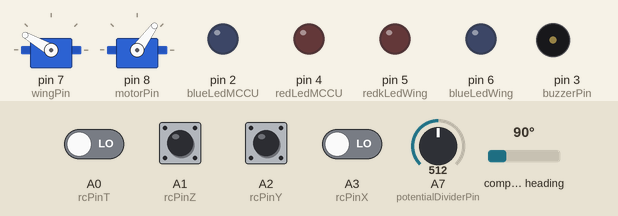
A sketch run on a simulated Arduino Nano, built with avr-gcc and run on an emulated ATmega328P. On the bench: 2 × servo, output pins drawn as LEDs (lit = HIGH), buzzer (waves = sounding, pin HIGH). The inputs (shaded band) are chosen by the test bench; at power-on: A0 (rcPinT), A1 (rcPinZ), A2 (rcPinY), A3 (rcPinX) LOW, A7 (potentialDividerPin) = 512, compass heading 90°.

Above: at 1.2 s.
1.3 s: A7 (potentialDividerPin) set to 494
At 2.5 s:
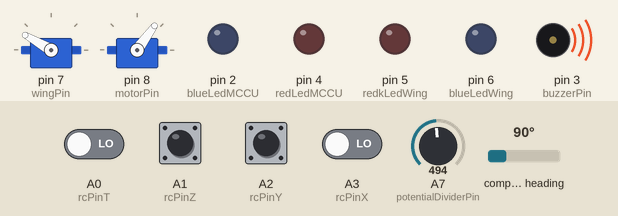
2.8 s: A7 (potentialDividerPin) set to 511
At 3.9 s:
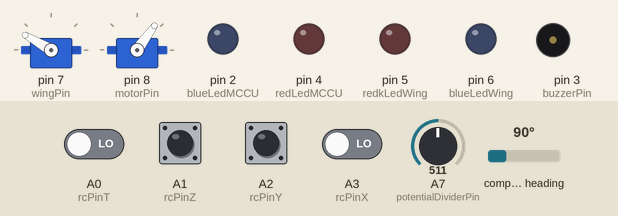
4.3 s: A7 (potentialDividerPin) set to 350
At 5.3 s:
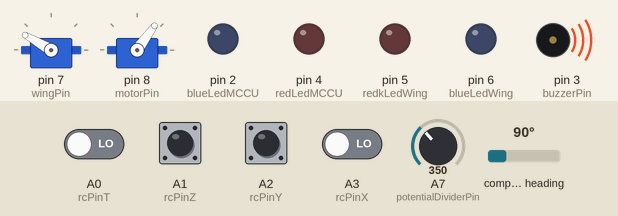
5.8 s: A1 (rcPinZ) pulsed HIGH 2 times (0.12 s each, 0.3 s apart)
At 7.0 s:
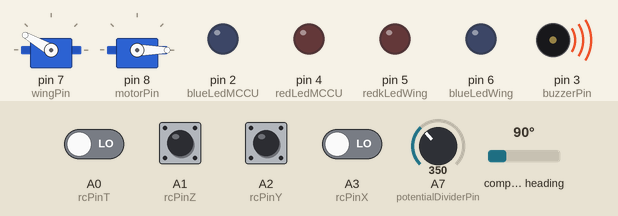
7.9 s: A7 (potentialDividerPin) set to 328
At 8.3 s:
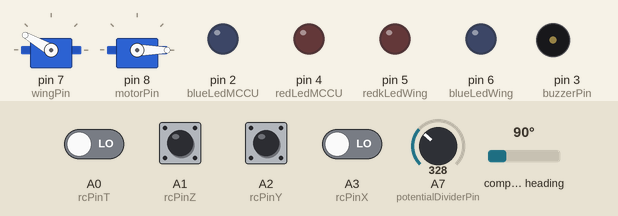
9.4 s: A2 (rcPinY) pulsed HIGH 2 times (0.12 s each, 0.3 s apart)
At 11.0 s:
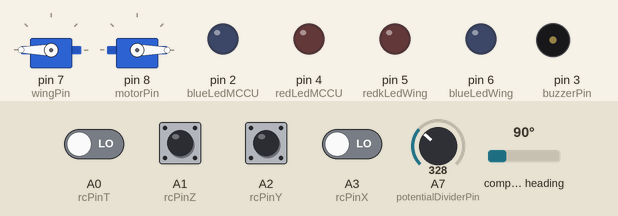
Timing chart, 0 to 12.5 s (numbered marks = the images above; inputs shaded):
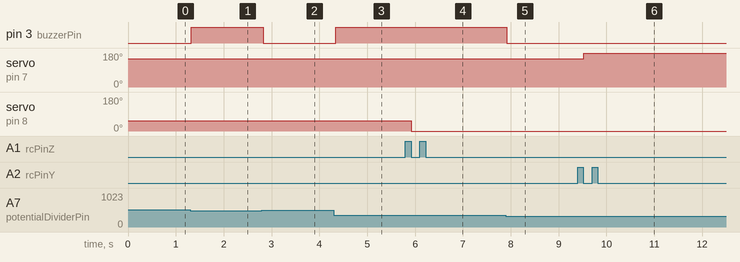

The sketch:

MonocopterControl69_CalcHeadFlapMC17.ino
```cpp
#define rcPinX A3   // Connected to CH1 of Transmitter
#define rcPinY A2   // Connected to CH2 of transmitter
#define rcPinZ A1   // Connected to CH3 of transmitter
#define rcPinT A0
#define potentialDividerPin A7
#define buzzerPin 3
#define wingPin 7
#define motorPin 8
#define blueLedMCCU 2
#define redLedMCCU 4
#define blueLedWing 6
#define redkLedWing 5
#include <Servo.h>

#include <QMC5883L.h>
#include <Wire.h>

#include "PinChangeInterrupt.h"

QMC5883L compass;

Servo ServoWing;
Servo Motor;
int x_mid = 1520; // Check the middle value on your transmitter
int y_mid = 1500;
int z_min = 1100;
int t_min = 1100;
int heading;
volatile int x = x_mid;
volatile int y = y_mid;
volatile int z = z_min;
volatile int t = t_min;
float flight_bearing;
float current_bearing = 0;
float flight_magnitude = 0;
float x_vec = 0;
float y_vec = 0;
float z_vec = 0;

int safety;
#define safety_max 200

volatile int prev_time_x = 0;
volatile int prev_time_y = 0;
volatile int prev_time_z = 0;
volatile int prev_time_t = 0;

int default_angle_wing = 150; //90-somewhat works?, 80-too low, 110-too high, 100-unstable
int servo_angle_wing = default_angle_wing;

float flap_constant = 0.1;
float voltageReading = 0;
int cycleCounter = 0;
#define cycleDelay 60

bool rotation_reset = false;
unsigned long rotation_start_time = 1;
float previous_last_rotation_time = 1;
float last_rotation_time = 1;
float predicted_rotation_time = 1;
float current_rotation_progress = 1;

void setup() {
  TCCR0B = TCCR0B & B11111000 | B00000001;    // set timer 0 divisor to     1 for PWM frequency of 62500.00 Hz
  pinMode(rcPinX, INPUT);
  pinMode(rcPinY, INPUT);
  pinMode(rcPinZ, INPUT);
  pinMode(rcPinT, INPUT);

  pinMode(buzzerPin, OUTPUT);
  pinMode(blueLedMCCU, OUTPUT);
  pinMode(redLedMCCU, OUTPUT);
  pinMode(blueLedWing, OUTPUT);
  pinMode(redkLedWing, OUTPUT);

  ServoWing.attach(wingPin);
  ServoWing.write(default_angle_wing);
  Motor.attach(motorPin);
  Motor.writeMicroseconds(z);

  Wire.begin();
  compass.init();
  compass.setSamplingRate(200);

  //Serial.begin(9600);

  attachPCINT(digitalPinToPCINT(rcPinX), rising_x, RISING); //  PWM values from the receiver are read using pin change interrupts
  attachPCINT(digitalPinToPCINT(rcPinY), rising_y, RISING);
  attachPCINT(digitalPinToPCINT(rcPinZ), rising_z, RISING);
  attachPCINT(digitalPinToPCINT(rcPinT), rising_t, RISING);
  //digitalWrite(blueLedMCCU, HIGH);
  //digitalWrite(redLedMCCU, HIGH);
  delay(500);

}

void loop() {

  if (cycleCounter == cycleDelay) {                                           //  A section of code executed every (cycleDelay)th cycle,
    voltageReading = analogRead(A7)*0.01488;                                  //  here it checks if the battery voltage (measured by a
    //Serial.println(voltageReading);                                         //  potential divider) is within the safe range, if I
    if (voltageReading > 5.00 and voltageReading < 7.45 and t < 1200) {     //  want it to check (I use Channel T for this)
      digitalWrite(buzzerPin, HIGH);
    }
    else if (voltageReading > 10 and voltageReading < 11.25 and t < 1200) {
      digitalWrite(buzzerPin, HIGH);
    }
    else {
      digitalWrite(buzzerPin, LOW);
    }
    cycleCounter = 0;
  }

  else {
    cycleCounter++;
  }


  //voltageReading = analogRead(A7)*0.01488;
  //Serial.println(voltageReading);


  x_vec = x_mid - x;
  y_vec = y_mid - y;

  heading = compass.readHeading();
  //Serial.println(heading);

  if (heading >= 270 and heading <=360 and rotation_reset == true) {
    previous_last_rotation_time = last_rotation_time;
    last_rotation_time = millisCorrected() - rotation_start_time;
    rotation_start_time = millisCorrected();
    rotation_reset = false;
    //Serial.println("At 360");
  }

  else if (heading >= 45 and heading <= 255 and rotation_reset == false) {
    rotation_reset = true;
    //Serial.println("At 180");
  }

  else {}

  //predicted_rotation_time = float(float(last_rotation_time) * float(float(last_rotation_time) / float(previous_last_rotation_time)));
  //predicted_rotation_time = long(sq(last_rotation_time)) / previous_last_rotation_time; //long needed for sq
  predicted_rotation_time = last_rotation_time * (last_rotation_time / previous_last_rotation_time);

  current_rotation_progress = (float(millisCorrected() - rotation_start_time) / float(predicted_rotation_time));

  current_bearing = 360 - (360 * current_rotation_progress);

  current_bearing = constrain(current_bearing, 0, 360);


   // North-South indicator LEDs on the MCCU control board:
  /*if (current_bearing < 20 or current_bearing > 340) {
    digitalWrite(redLedMCCU, HIGH);
  }

  else {
    digitalWrite(redLedMCCU, LOW);
  }

  if (current_bearing > 160 and current_bearing < 200) {
    digitalWrite(blueLedMCCU, HIGH);
  }

  else {
    digitalWrite(blueLedMCCU, LOW);
  }*/

  safety = map(t, 1400, 1530, 0, 2);
  safety = map(safety, 0, 2, 0, safety_max);
  safety = constrain(safety, 0, safety_max);

/*
  //  North-South indicator LEDs on the tip of the wing:
  if (flight_magnitude > 50 and sin(0.01745329 * (current_bearing - flight_bearing) + 4.712389) < -0.95) {
    analogWrite(blueLedWing, safety);
    analogWrite(redkLedWing, safety);
  }

  else if (flight_magnitude > 50 and sin(0.01745329 * (current_bearing - flight_bearing) + 4.712389) > 0.95) {
    analogWrite(blueLedWing, 0);
    analogWrite(redkLedWing, 0);
  }

  else if ((current_bearing >= 0 and current_bearing < 90) or (current_bearing >= 270 and current_bearing <= 360)) {
    analogWrite(blueLedWing, safety);
    analogWrite(redkLedWing, 0);
  }

  else if (current_bearing >= 90 and current_bearing < 270) {
    analogWrite(redkLedWing, safety);
    analogWrite(blueLedWing, 0);
  }

  else {
    analogWrite(blueLedWing, 0);
    analogWrite(redkLedWing, 0);
  }*/

  if (current_bearing >= 112 and current_bearing < 292) {
    analogWrite(redkLedWing, 0);
    analogWrite(blueLedWing, safety);
  }
  else {
    analogWrite(redkLedWing, safety);
    analogWrite(blueLedWing, 0);
  }


  flight_magnitude = sqrt(sq(x_vec) + sq(y_vec));
  flight_magnitude = constrain(flight_magnitude, 0, 360);
  //  To make sure that moving the stick on the transmitter diagonally does not result in a greater flight_magnitude


  if ((x_vec >= 0) && (y_vec >= 0)){
    flight_bearing = 90 - (57.29578 * atan(y_vec / x_vec));

  }

  else if ((x_vec >= 0) && (y_vec < 0)){
    flight_bearing = 90 + (57.29578 * atan(y_vec / - x_vec));

  }

  else if ((x_vec < 0) && (y_vec >= 0)){
    flight_bearing = 270 + (57.29578 * atan(y_vec / - x_vec));

  }

  else if ((x_vec < 0) && (y_vec < 0)){
    flight_bearing = 270 - (57.29578 * atan(y_vec / x_vec));

  }

  //Serial.println(current_bearing);
  //Serial.println(t);


  if (flight_magnitude > 40) {
    servo_angle_wing = default_angle_wing - (flap_constant * flight_magnitude * sin(0.01745 * (current_bearing - flight_bearing) + 4.3284));
  }

  else if (flight_magnitude <= 40) {
    servo_angle_wing = default_angle_wing;
  }
  //z = map(z, 1000, 1700, 1000, 2000);
  //Serial.println(z);
  //delay(800);
  ServoWing.write(servo_angle_wing);
  Motor.writeMicroseconds(map(z, 1000, 1700, 950, 2000));

}

/*int correctedHeading(int toCorrect) {
  //toCorrect -= 0;
  if(toCorrect < 0)
    toCorrect += 360;

  // Check for wrap due to addition of declination.
  if(toCorrect > 360)
    toCorrect -= 360;

  return toCorrect;
}*/

unsigned long millisCorrected() {
  return millis() / 64;
}

unsigned long microsCorrected() {
  return micros() / 64;
}

// The pin change interrupt service routines
void rising_x() {
  attachPCINT(digitalPinToPCINT(rcPinX), falling_x, FALLING);
  prev_time_x = microsCorrected();
}
void falling_x() {
  attachPCINT(digitalPinToPCINT(rcPinX), rising_x, RISING);
  x = microsCorrected()-prev_time_x;
}
void rising_y() {
  attachPCINT(digitalPinToPCINT(rcPinY), falling_y, FALLING);
  prev_time_y = microsCorrected();
}
void falling_y() {
  attachPCINT(digitalPinToPCINT(rcPinY), rising_y, RISING);
  y = microsCorrected()-prev_time_y;
}
void rising_z() {
  attachPCINT(digitalPinToPCINT(rcPinZ), falling_z, FALLING);
  prev_time_z = microsCorrected();
}
void falling_z() {
  attachPCINT(digitalPinToPCINT(rcPinZ), rising_z, RISING);
  z = microsCorrected()-prev_time_z-40;
}
void rising_t() {
  attachPCINT(digitalPinToPCINT(rcPinT), falling_t, FALLING);
  prev_time_t = microsCorrected();
}
void falling_t() {
  attachPCINT(digitalPinToPCINT(rcPinT), rising_t, RISING);
  t = microsCorrected()-prev_time_t;
}
```

Measured:
- the behaviour switches between 501 and 500 on A7 (potentialDividerPin) (found by bisection; images 0 and 1)
- the behaviour switches between 337 and 336 on A7 (potentialDividerPin) (found by bisection; images 4 and 5)
- after the input at 1.3 s, pin 3 (buzzerPin): LOW → HIGH at once
- after the input at 2.8 s, pin 3 (buzzerPin): HIGH → LOW at once
- after the input at 4.3 s, pin 3 (buzzerPin): LOW → HIGH at once
- after the input at 5.8 s, servo on pin 8 (motorPin): 54° → 0° after 0.12 s
- after the input at 7.9 s, pin 3 (buzzerPin): HIGH → LOW at once
- after the input at 9.4 s, servo on pin 7 (wingPin): 150° → 180° after 0.12 s
